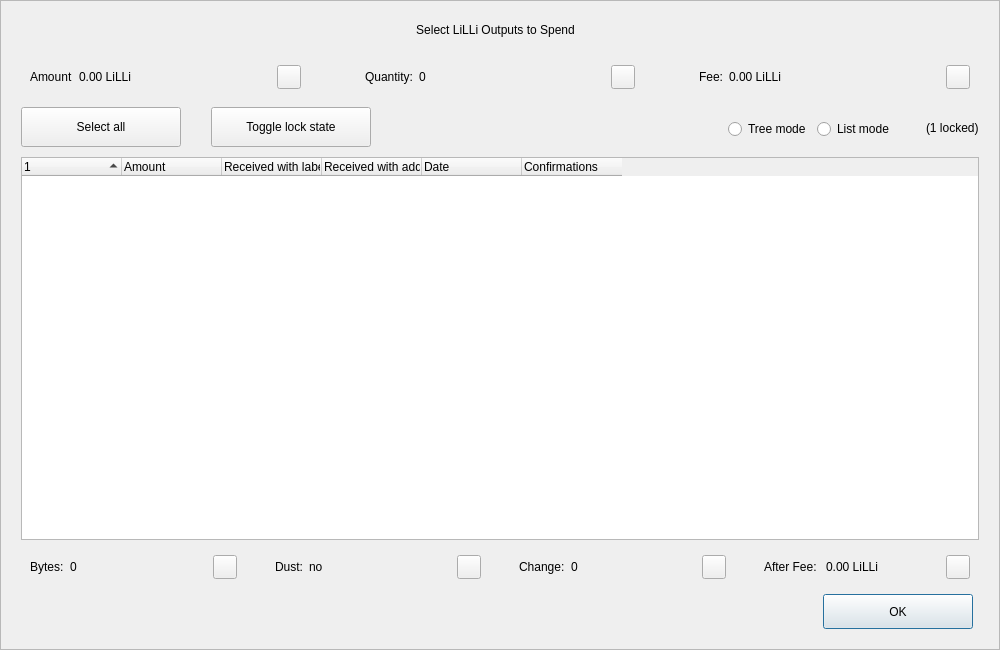
<?xml version="1.0" encoding="UTF-8"?>
<ui version="4.0">
 <class>CoinControlDialog</class>
 <widget class="QDialog" name="CoinControlDialog">
  <property name="geometry">
   <rect>
    <x>0</x>
    <y>0</y>
    <width>1000</width>
    <height>650</height>
   </rect>
  </property>
  <property name="minimumSize">
   <size>
    <width>950</width>
    <height>650</height>
   </size>
  </property>
  <property name="windowTitle">
   <string>Coin Selection</string>
  </property>
  <property name="styleSheet">
   <string notr="true"/>
  </property>
  <layout class="QVBoxLayout" name="verticalLayout">
   <property name="spacing">
    <number>0</number>
   </property>
   <property name="leftMargin">
    <number>0</number>
   </property>
   <property name="topMargin">
    <number>0</number>
   </property>
   <property name="rightMargin">
    <number>0</number>
   </property>
   <property name="bottomMargin">
    <number>0</number>
   </property>
   <item>
    <widget class="QFrame" name="frameContainer">
     <property name="toolTipDuration">
      <number>0</number>
     </property>
     <property name="frameShape">
      <enum>QFrame::StyledPanel</enum>
     </property>
     <property name="frameShadow">
      <enum>QFrame::Raised</enum>
     </property>
     <layout class="QVBoxLayout" name="verticalLayout_2">
      <property name="leftMargin">
       <number>0</number>
      </property>
      <property name="rightMargin">
       <number>0</number>
      </property>
      <property name="bottomMargin">
       <number>20</number>
      </property>
      <item>
       <layout class="QHBoxLayout" name="horizontalLayout_12">
        <property name="spacing">
         <number>0</number>
        </property>
        <property name="leftMargin">
         <number>20</number>
        </property>
        <property name="rightMargin">
         <number>30</number>
        </property>
        <item>
         <spacer name="horizontalSpacer_4">
          <property name="orientation">
           <enum>Qt::Horizontal</enum>
          </property>
          <property name="sizeHint" stdset="0">
           <size>
            <width>40</width>
            <height>20</height>
           </size>
          </property>
         </spacer>
        </item>
        <item>
         <widget class="QLabel" name="labelTitle">
          <property name="minimumSize">
           <size>
            <width>0</width>
            <height>40</height>
           </size>
          </property>
          <property name="maximumSize">
           <size>
            <width>16777215</width>
            <height>40</height>
           </size>
          </property>
          <property name="text">
           <string>Select LiLLi Outputs to Spend</string>
          </property>
          <property name="alignment">
           <set>Qt::AlignCenter</set>
          </property>
          <property name="margin">
           <number>7</number>
          </property>
         </widget>
        </item>
        <item>
         <spacer name="horizontalSpacer_5">
          <property name="orientation">
           <enum>Qt::Horizontal</enum>
          </property>
          <property name="sizeHint" stdset="0">
           <size>
            <width>40</width>
            <height>20</height>
           </size>
          </property>
         </spacer>
        </item>
       </layout>
      </item>
      <item>
       <layout class="QHBoxLayout" name="horizontalLayout_8">
        <property name="leftMargin">
         <number>20</number>
        </property>
        <property name="rightMargin">
         <number>20</number>
        </property>
        <item>
         <widget class="QWidget" name="layoutAmount" native="true">
          <layout class="QHBoxLayout" name="horizontalLayout_9" stretch="0,1,0">
           <item>
            <widget class="QLabel" name="labelCoinControlAmountText">
             <property name="text">
              <string>Amount</string>
             </property>
            </widget>
           </item>
           <item>
            <widget class="QLabel" name="labelCoinControlAmount">
             <property name="text">
              <string>0.00 LiLLi</string>
             </property>
            </widget>
           </item>
           <item alignment="Qt::AlignHCenter|Qt::AlignVCenter">
            <widget class="QPushButton" name="pushButtonAmount">
             <property name="minimumSize">
              <size>
               <width>0</width>
               <height>24</height>
              </size>
             </property>
             <property name="maximumSize">
              <size>
               <width>24</width>
               <height>26</height>
              </size>
             </property>
             <property name="focusPolicy">
              <enum>Qt::NoFocus</enum>
             </property>
             <property name="styleSheet">
              <string notr="true">padding-bottom:2px;
padding-right:4px;</string>
             </property>
             <property name="text">
              <string/>
             </property>
            </widget>
           </item>
          </layout>
         </widget>
        </item>
        <item>
         <spacer name="horizontalSpacer_2">
          <property name="orientation">
           <enum>Qt::Horizontal</enum>
          </property>
          <property name="sizeType">
           <enum>QSizePolicy::Fixed</enum>
          </property>
          <property name="sizeHint" stdset="0">
           <size>
            <width>40</width>
            <height>20</height>
           </size>
          </property>
         </spacer>
        </item>
        <item>
         <widget class="QWidget" name="layoutQuantity" native="true">
          <layout class="QHBoxLayout" name="horizontalLayout_10" stretch="0,1,0">
           <item>
            <widget class="QLabel" name="labelCoinControlQuantityText">
             <property name="text">
              <string>Quantity:</string>
             </property>
            </widget>
           </item>
           <item>
            <widget class="QLabel" name="labelCoinControlQuantity">
             <property name="text">
              <string>0</string>
             </property>
            </widget>
           </item>
           <item alignment="Qt::AlignHCenter|Qt::AlignVCenter">
            <widget class="QPushButton" name="pushButtonQuantity">
             <property name="minimumSize">
              <size>
               <width>0</width>
               <height>24</height>
              </size>
             </property>
             <property name="maximumSize">
              <size>
               <width>24</width>
               <height>26</height>
              </size>
             </property>
             <property name="focusPolicy">
              <enum>Qt::NoFocus</enum>
             </property>
             <property name="styleSheet">
              <string notr="true">padding-bottom:2px;
               padding-right:4px;</string>
             </property>
             <property name="text">
              <string/>
             </property>
            </widget>
           </item>
          </layout>
         </widget>
        </item>
        <item>
         <spacer name="horizontalSpacer_22">
          <property name="orientation">
           <enum>Qt::Horizontal</enum>
          </property>
          <property name="sizeType">
           <enum>QSizePolicy::Fixed</enum>
          </property>
          <property name="sizeHint" stdset="0">
           <size>
            <width>40</width>
            <height>20</height>
           </size>
          </property>
         </spacer>
        </item>
        <item>
         <widget class="QWidget" name="layoutFee" native="true">
          <layout class="QHBoxLayout" name="horizontalLayout_11" stretch="0,1,0">
           <item>
            <widget class="QLabel" name="labelCoinControlFeeText">
             <property name="text">
              <string>Fee:</string>
             </property>
            </widget>
           </item>
           <item>
            <widget class="QLabel" name="labelCoinControlFee">
             <property name="text">
              <string>0.00 LiLLi</string>
             </property>
            </widget>
           </item>
           <item alignment="Qt::AlignHCenter|Qt::AlignVCenter">
            <widget class="QPushButton" name="pushButtonFee">
             <property name="minimumSize">
              <size>
               <width>0</width>
               <height>24</height>
              </size>
             </property>
             <property name="maximumSize">
              <size>
               <width>24</width>
               <height>26</height>
              </size>
             </property>
             <property name="focusPolicy">
              <enum>Qt::NoFocus</enum>
             </property>
             <property name="styleSheet">
              <string notr="true">padding-bottom:2px;
               padding-right:4px;</string>
             </property>
             <property name="text">
              <string/>
             </property>
            </widget>
           </item>
          </layout>
         </widget>
        </item>
       </layout>
      </item>
      <item>
       <widget class="QFrame" name="frame">
        <property name="minimumSize">
         <size>
          <width>0</width>
          <height>40</height>
         </size>
        </property>
        <property name="styleSheet">
         <string notr="true">#frame {
	border:0;
}</string>
        </property>
        <property name="frameShape">
         <enum>QFrame::StyledPanel</enum>
        </property>
        <property name="frameShadow">
         <enum>QFrame::Sunken</enum>
        </property>
        <layout class="QHBoxLayout" name="horizontalLayout">
         <property name="spacing">
          <number>0</number>
         </property>
         <property name="leftMargin">
          <number>20</number>
         </property>
         <property name="topMargin">
          <number>0</number>
         </property>
         <property name="rightMargin">
          <number>20</number>
         </property>
         <property name="bottomMargin">
          <number>0</number>
         </property>
         <item>
          <layout class="QHBoxLayout" name="horizontalLayoutPanel" stretch="0,0,0,0,0,0">
           <property name="spacing">
            <number>20</number>
           </property>
           <item>
            <widget class="QPushButton" name="pushButtonSelectAll">
             <property name="sizePolicy">
              <sizepolicy hsizetype="Maximum" vsizetype="Fixed">
               <horstretch>0</horstretch>
               <verstretch>0</verstretch>
              </sizepolicy>
             </property>
             <property name="minimumSize">
              <size>
               <width>160</width>
               <height>40</height>
              </size>
             </property>
             <property name="maximumSize">
              <size>
               <width>16777215</width>
               <height>40</height>
              </size>
             </property>
             <property name="text">
              <string>Select all</string>
             </property>
             <property name="checkable">
              <bool>true</bool>
             </property>
             <property name="checked">
              <bool>false</bool>
             </property>
             <property name="autoExclusive">
              <bool>false</bool>
             </property>
             <property name="autoDefault">
              <bool>false</bool>
             </property>
            </widget>
           </item>
           <item>
            <spacer name="horizontalSpacer_6">
             <property name="orientation">
              <enum>Qt::Horizontal</enum>
             </property>
             <property name="sizeType">
              <enum>QSizePolicy::Fixed</enum>
             </property>
             <property name="sizeHint" stdset="0">
              <size>
               <width>10</width>
               <height>20</height>
              </size>
             </property>
            </spacer>
           </item>
           <item>
            <widget class="QPushButton" name="pushButtonToggleLock">
             <property name="sizePolicy">
              <sizepolicy hsizetype="Maximum" vsizetype="Fixed">
               <horstretch>0</horstretch>
               <verstretch>0</verstretch>
              </sizepolicy>
             </property>
             <property name="minimumSize">
              <size>
               <width>160</width>
               <height>40</height>
              </size>
             </property>
             <property name="maximumSize">
              <size>
               <width>16777215</width>
               <height>40</height>
              </size>
             </property>
             <property name="text">
              <string>Toggle lock state</string>
             </property>
             <property name="checkable">
              <bool>true</bool>
             </property>
             <property name="autoExclusive">
              <bool>false</bool>
             </property>
             <property name="autoDefault">
              <bool>false</bool>
             </property>
            </widget>
           </item>
           <item>
            <spacer name="horizontalSpacer_7">
             <property name="orientation">
              <enum>Qt::Horizontal</enum>
             </property>
             <property name="sizeType">
              <enum>QSizePolicy::Expanding</enum>
             </property>
             <property name="sizeHint" stdset="0">
              <size>
               <width>30</width>
               <height>20</height>
              </size>
             </property>
            </spacer>
           </item>
           <item alignment="Qt::AlignRight">
            <widget class="QGroupBox" name="groupBox_2">
             <property name="styleSheet">
              <string notr="true">#groupBox_2 {
    background-color:transparent;
    border-radius:0;
}</string>
             </property>
             <property name="title">
              <string/>
             </property>
             <layout class="QHBoxLayout" name="horizontalLayout_14">
              <item>
               <widget class="QRadioButton" name="radioTreeMode">
                <property name="sizePolicy">
                 <sizepolicy hsizetype="Maximum" vsizetype="Fixed">
                  <horstretch>0</horstretch>
                  <verstretch>0</verstretch>
                 </sizepolicy>
                </property>
                <property name="text">
                 <string>Tree mode</string>
                </property>
               </widget>
              </item>
              <item>
               <widget class="QRadioButton" name="radioListMode">
                <property name="sizePolicy">
                 <sizepolicy hsizetype="Maximum" vsizetype="Fixed">
                  <horstretch>0</horstretch>
                  <verstretch>0</verstretch>
                 </sizepolicy>
                </property>
                <property name="text">
                 <string>List mode</string>
                </property>
                <property name="checked">
                 <bool>false</bool>
                </property>
               </widget>
              </item>
             </layout>
            </widget>
           </item>
           <item>
            <widget class="QLabel" name="labelLocked">
             <property name="text">
              <string>(1 locked)</string>
             </property>
            </widget>
           </item>
          </layout>
         </item>
        </layout>
       </widget>
      </item>
      <item>
       <layout class="QHBoxLayout" name="horizontalLayout_13">
        <property name="leftMargin">
         <number>20</number>
        </property>
        <property name="rightMargin">
         <number>20</number>
        </property>
        <item>
         <widget class="CoinControlTreeWidget" name="treeWidget">
          <property name="contextMenuPolicy">
           <enum>Qt::CustomContextMenu</enum>
          </property>
          <property name="styleSheet">
           <string notr="true"/>
          </property>
          <property name="sortingEnabled">
           <bool>false</bool>
          </property>
          <property name="columnCount">
           <number>6</number>
          </property>
          <attribute name="headerShowSortIndicator" stdset="0">
           <bool>true</bool>
          </attribute>
          <attribute name="headerStretchLastSection">
           <bool>false</bool>
          </attribute>
          <column>
           <property name="text">
            <string/>
           </property>
          </column>
          <column>
           <property name="text">
            <string>Amount</string>
           </property>
          </column>
          <column>
           <property name="text">
            <string>Received with label</string>
           </property>
          </column>
          <column>
           <property name="text">
            <string>Received with address</string>
           </property>
          </column>
          <column>
           <property name="text">
            <string>Date</string>
           </property>
          </column>
          <column>
           <property name="text">
            <string>Confirmations</string>
           </property>
           <property name="toolTip">
            <string>Confirmed</string>
           </property>
          </column>
         </widget>
        </item>
       </layout>
      </item>
      <item>
       <layout class="QHBoxLayout" name="horizontalLayout_3">
        <property name="spacing">
         <number>20</number>
        </property>
        <property name="leftMargin">
         <number>20</number>
        </property>
        <property name="rightMargin">
         <number>20</number>
        </property>
        <item>
         <widget class="QWidget" name="layoutBytes" native="true">
          <layout class="QHBoxLayout" name="horizontalLayout_4" stretch="0,1,0">
           <item>
            <widget class="QLabel" name="labelCoinControlBytesText">
             <property name="text">
              <string>Bytes:</string>
             </property>
            </widget>
           </item>
           <item>
            <widget class="QLabel" name="labelCoinControlBytes">
             <property name="text">
              <string>0</string>
             </property>
            </widget>
           </item>
           <item alignment="Qt::AlignHCenter|Qt::AlignVCenter">
            <widget class="QPushButton" name="pushButtonBytes">
             <property name="minimumSize">
              <size>
               <width>0</width>
               <height>24</height>
              </size>
             </property>
             <property name="maximumSize">
              <size>
               <width>24</width>
               <height>26</height>
              </size>
             </property>
             <property name="focusPolicy">
              <enum>Qt::NoFocus</enum>
             </property>
             <property name="styleSheet">
              <string notr="true">padding-bottom:2px;
               padding-right:4px;</string>
             </property>
             <property name="text">
              <string/>
             </property>
            </widget>
           </item>
          </layout>
         </widget>
        </item>
        <item>
         <widget class="QWidget" name="layoutDust" native="true">
          <layout class="QHBoxLayout" name="horizontalLayout_5" stretch="0,1,0">
           <item>
            <widget class="QLabel" name="labelCoinControlLowOutputText">
             <property name="text">
              <string>Dust:</string>
             </property>
            </widget>
           </item>
           <item>
            <widget class="QLabel" name="labelCoinControlLowOutput">
             <property name="text">
              <string>no</string>
             </property>
            </widget>
           </item>
           <item alignment="Qt::AlignHCenter|Qt::AlignVCenter">
            <widget class="QPushButton" name="pushButtonDust">
             <property name="minimumSize">
              <size>
               <width>0</width>
               <height>24</height>
              </size>
             </property>
             <property name="maximumSize">
              <size>
               <width>24</width>
               <height>26</height>
              </size>
             </property>
             <property name="focusPolicy">
              <enum>Qt::NoFocus</enum>
             </property>
             <property name="styleSheet">
              <string notr="true">padding-bottom:2px;
               padding-right:4px;</string>
             </property>
             <property name="text">
              <string/>
             </property>
            </widget>
           </item>
          </layout>
         </widget>
        </item>
        <item>
         <widget class="QWidget" name="layoutChange" native="true">
          <layout class="QHBoxLayout" name="horizontalLayout_6" stretch="0,1,0">
           <item>
            <widget class="QLabel" name="labelCoinControlChangeText">
             <property name="text">
              <string>Change:</string>
             </property>
            </widget>
           </item>
           <item>
            <widget class="QLabel" name="labelCoinControlChange">
             <property name="text">
              <string>0</string>
             </property>
            </widget>
           </item>
           <item alignment="Qt::AlignHCenter|Qt::AlignVCenter">
            <widget class="QPushButton" name="pushButtonChange">
             <property name="minimumSize">
              <size>
               <width>0</width>
               <height>24</height>
              </size>
             </property>
             <property name="maximumSize">
              <size>
               <width>24</width>
               <height>26</height>
              </size>
             </property>
             <property name="focusPolicy">
              <enum>Qt::NoFocus</enum>
             </property>
             <property name="styleSheet">
              <string notr="true">padding-bottom:2px;
               padding-right:4px;</string>
             </property>
             <property name="text">
              <string/>
             </property>
            </widget>
           </item>
          </layout>
         </widget>
        </item>
        <item>
         <widget class="QWidget" name="layoutAfter" native="true">
          <layout class="QHBoxLayout" name="horizontalLayout_7" stretch="0,1,0">
           <item>
            <widget class="QLabel" name="labelCoinControlAfterFeeText">
             <property name="text">
              <string>After Fee: </string>
             </property>
            </widget>
           </item>
           <item>
            <widget class="QLabel" name="labelCoinControlAfterFee">
             <property name="text">
              <string>0.00 LiLLi</string>
             </property>
            </widget>
           </item>
           <item alignment="Qt::AlignHCenter|Qt::AlignVCenter">
            <widget class="QPushButton" name="pushButtonAlterFee">
             <property name="minimumSize">
              <size>
               <width>0</width>
               <height>24</height>
              </size>
             </property>
             <property name="maximumSize">
              <size>
               <width>24</width>
               <height>26</height>
              </size>
             </property>
             <property name="focusPolicy">
              <enum>Qt::NoFocus</enum>
             </property>
             <property name="styleSheet">
              <string notr="true">padding-bottom:2px;
               padding-right:4px;</string>
             </property>
             <property name="text">
              <string/>
             </property>
            </widget>
           </item>
          </layout>
         </widget>
        </item>
       </layout>
      </item>
      <item>
       <layout class="QHBoxLayout" name="horizontalLayout_2">
        <property name="spacing">
         <number>0</number>
        </property>
        <property name="leftMargin">
         <number>20</number>
        </property>
        <property name="rightMargin">
         <number>26</number>
        </property>
        <item>
         <spacer name="horizontalSpacer_3">
          <property name="orientation">
           <enum>Qt::Horizontal</enum>
          </property>
          <property name="sizeHint" stdset="0">
           <size>
            <width>558</width>
            <height>20</height>
           </size>
          </property>
         </spacer>
        </item>
        <item>
         <widget class="QPushButton" name="pushButtonOk">
          <property name="minimumSize">
           <size>
            <width>150</width>
            <height>35</height>
           </size>
          </property>
          <property name="text">
           <string>OK</string>
          </property>
         </widget>
        </item>
       </layout>
      </item>
     </layout>
    </widget>
   </item>
  </layout>
 </widget>
 <customwidgets>
  <customwidget>
   <class>CoinControlTreeWidget</class>
   <extends>QTreeWidget</extends>
   <header>coincontroltreewidget.h</header>
  </customwidget>
 </customwidgets>
 <resources/>
 <connections/>
</ui>
